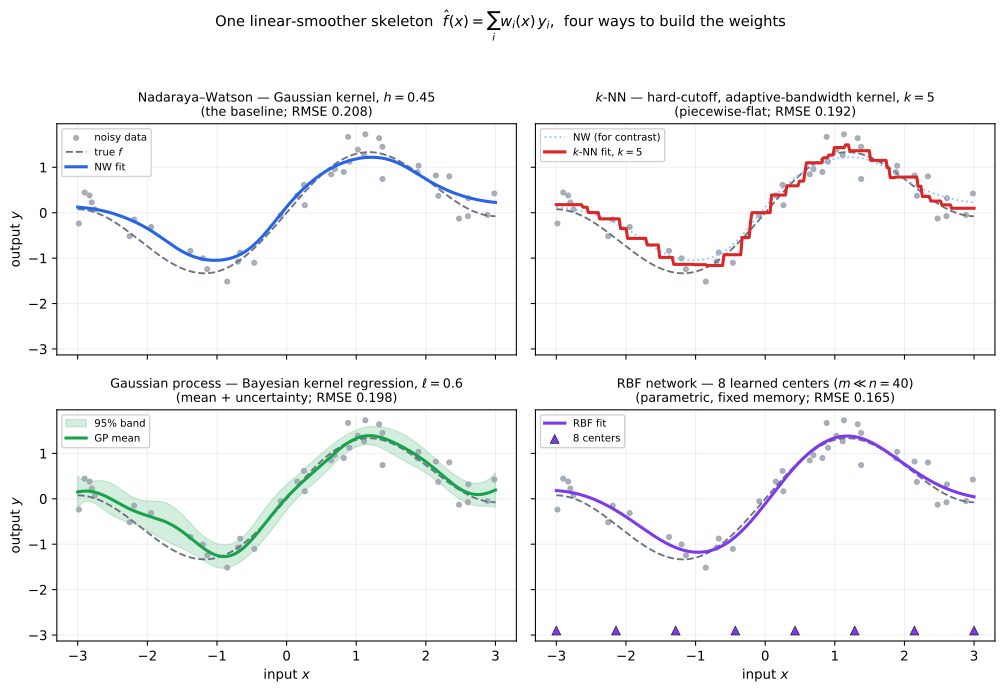

The Python source for this figure:
"""One skeleton, many fits: the kernel-regression family on a single dataset.

Appendix B.  Every estimator drawn here is a *linear smoother*

    yhat(x) = sum_i w_i(x) y_i,

the same weighted-average skeleton as basic (Nadaraya-Watson) kernel
regression.  They differ only in how the weights w_i(x) are built.  On one
shared 1-D dataset (n = 40 noisy samples of a smooth f) we fit four members:

  (NW)   Nadaraya-Watson, Gaussian kernel, fixed bandwidth h   -- the baseline
  (kNN)  k-nearest-neighbour, the hard-cutoff / adaptive-bandwidth kernel
  (GP)   Gaussian-process posterior mean + 95% band             -- Bayesian KR
  (RBF)  RBF network with m << n placed centers                 -- parametric KR

Each panel overlays the noisy data, the true f (dashed), and the fit (solid);
the GP panel adds its predictive band -- the calibrated uncertainty the point
estimators never produce.  RMSE-to-truth is printed and stored per method.
Deterministic (fixed seed).

Outputs:
  kernel-family-fits.svg
  kernel-family-fits.json
"""
import json
import pathlib

import numpy as np
import matplotlib
matplotlib.use("Agg")
import matplotlib.pyplot as plt

HERE = pathlib.Path(__file__).resolve().parent

# macOS Accelerate / NumPy 2.x raises spurious FP flags inside BLAS solves;
# the printed results are exact (verified), so silence these non-errors.
np.seterr(divide="ignore", over="ignore", invalid="ignore")

rng = np.random.default_rng(0)


def f_true(x):
    return np.sin(1.5 * x) + 0.3 * x


n = 40
noise = 0.25
xt = np.sort(rng.uniform(-3.0, 3.0, size=n))      # training inputs
yt = f_true(xt) + noise * rng.standard_normal(n)  # noisy responses
xg = np.linspace(-3.0, 3.0, 300)                  # dense eval grid
fg = f_true(xg)                                   # ground truth on the grid

# --- Nadaraya-Watson, Gaussian kernel, fixed bandwidth ----------------------
h = 0.45


def nw_predict(xq):
    w = np.exp(-(xq - xt) ** 2 / (2 * h ** 2))
    return (w @ yt) / w.sum()


y_nw = np.array([nw_predict(x) for x in xg])

# --- k-NN: hard-cutoff kernel, fixed k => adaptive bandwidth -----------------
k = 5


def knn_predict(xq):
    idx = np.argsort(np.abs(xq - xt))[:k]
    return yt[idx].mean()


y_knn = np.array([knn_predict(x) for x in xg])

# --- Gaussian process (RBF covariance): Bayesian kernel regression ----------
ell, sf, sn = 0.6, 1.0, noise


def rbf_cov(a, b):
    return sf ** 2 * np.exp(-(a[:, None] - b[None, :]) ** 2 / (2 * ell ** 2))


K = rbf_cov(xt, xt)
Ky = K + sn ** 2 * np.eye(n)
alpha = np.linalg.solve(Ky, yt)            # (K + sn^2 I)^{-1} y
Ks = rbf_cov(xg, xt)                        # 300 x n
y_gp = Ks @ alpha                          # posterior mean
v = np.linalg.solve(Ky, Ks.T)             # n x 300
var = sf ** 2 - np.einsum("ij,ji->i", Ks, v)
sd = np.sqrt(np.clip(var, 0.0, None))     # posterior std

# --- RBF network: m << n placed centers, trained output weights -------------
m = 8
centers = np.linspace(-3.0, 3.0, m)
sig = 0.6
ridge = 1e-6


def design(x):
    return np.exp(-(x[:, None] - centers[None, :]) ** 2 / (2 * sig ** 2))


Phi = design(xt)                                          # n x m
w_rbf = np.linalg.solve(Phi.T @ Phi + ridge * np.eye(m), Phi.T @ yt)
y_rbf = design(xg) @ w_rbf


def rmse(yhat):
    return float(np.sqrt(np.mean((yhat - fg) ** 2)))


rmses = {"nw": rmse(y_nw), "knn": rmse(y_knn), "gp": rmse(y_gp), "rbf": rmse(y_rbf)}

data = {
    "n": n, "noise_std": noise,
    "nw": {"bandwidth_h": h, "rmse": rmses["nw"]},
    "knn": {"k": k, "rmse": rmses["knn"]},
    "gp": {"lengthscale": ell, "signal_std": sf, "noise_std": sn, "rmse": rmses["gp"],
           "mean_band_halfwidth_95": float(1.96 * sd.mean())},
    "rbf": {"m_centers": m, "basis_width": sig, "rmse": rmses["rbf"]},
}
with open(HERE / "kernel-family-fits.json", "w") as fp:
    json.dump(data, fp, indent=1)

fig, axes = plt.subplots(2, 2, figsize=(10.6, 7.2), sharex=True, sharey=True)
DATA = dict(s=13, color="#9ca3af", alpha=0.85, zorder=1)
TRUE = dict(color="#6b7280", lw=1.4, ls="--", zorder=2)

ax = axes[0, 0]
ax.scatter(xt, yt, label="noisy data", **DATA)
ax.plot(xg, fg, label="true $f$", **TRUE)
ax.plot(xg, y_nw, color="#2563eb", lw=2.3, zorder=3, label="NW fit")
ax.set_title(rf"Nadaraya–Watson — Gaussian kernel, $h={h}$" "\n"
             rf"(the baseline; RMSE {rmses['nw']:.3f})", fontsize=9.5)

ax = axes[0, 1]
ax.scatter(xt, yt, **DATA)
ax.plot(xg, fg, **TRUE)
ax.plot(xg, y_nw, color="#93c5fd", lw=1.4, zorder=2, ls=":", label="NW (for contrast)")
ax.plot(xg, y_knn, color="#dc2626", lw=2.3, zorder=3, label=f"$k$-NN fit, $k={k}$")
ax.set_title(rf"$k$-NN — hard-cutoff, adaptive-bandwidth kernel, $k={k}$" "\n"
             rf"(piecewise-flat; RMSE {rmses['knn']:.3f})", fontsize=9.5)

ax = axes[1, 0]
ax.fill_between(xg, y_gp - 1.96 * sd, y_gp + 1.96 * sd, color="#16a34a", alpha=0.18,
                zorder=1, label="95% band")
ax.scatter(xt, yt, **DATA)
ax.plot(xg, fg, **TRUE)
ax.plot(xg, y_gp, color="#16a34a", lw=2.3, zorder=3, label="GP mean")
ax.set_title(rf"Gaussian process — Bayesian kernel regression, $\ell={ell}$" "\n"
             rf"(mean + uncertainty; RMSE {rmses['gp']:.3f})", fontsize=9.5)

ax = axes[1, 1]
ax.scatter(xt, yt, **DATA)
ax.plot(xg, fg, **TRUE)
ax.plot(xg, y_rbf, color="#7c3aed", lw=2.3, zorder=3, label="RBF fit")
ax.scatter(centers, np.full(m, -2.9), marker="^", s=45, color="#7c3aed",
           edgecolors="black", linewidths=0.4, zorder=4, label=f"${m}$ centers")
ax.set_title(rf"RBF network — {m} learned centers ($m\ll n={n}$)" "\n"
             rf"(parametric, fixed memory; RMSE {rmses['rbf']:.3f})", fontsize=9.5)

for ax in axes.ravel():
    ax.legend(fontsize=7.6, loc="upper left", framealpha=0.9)
    ax.grid(True, alpha=0.18)
    ax.set_xlabel("input $x$")
    ax.set_ylabel("output $y$")
for ax in axes[0, :]:
    ax.set_xlabel("")
for ax in axes[:, 1]:
    ax.set_ylabel("")

fig.suptitle(r"One linear-smoother skeleton  $\hat f(x)=\sum_i w_i(x)\,y_i$,  "
             "four ways to build the weights", fontsize=11, y=1.0)
fig.tight_layout(rect=(0, 0, 1, 0.98))
fig.savefig(HERE / "kernel-family-fits.svg", bbox_inches="tight")
print("wrote kernel-family-fits.svg / .json")
print(f"  n={n} noisy points of f(x)=sin(1.5x)+0.3x, noise std {noise}")
print(f"  RMSE-to-truth:  NW {rmses['nw']:.3f}  kNN {rmses['knn']:.3f}  "
      f"GP {rmses['gp']:.3f}  RBF {rmses['rbf']:.3f}")
print(f"  GP mean 95% half-width (avg) = {1.96*sd.mean():.3f}; "
      f"RBF uses m={m} centers vs n={n} stored points")
